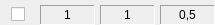
<?xml version="1.0" encoding="UTF-8"?>
<ui version="4.0">
 <class>DimensionZoom</class>
 <widget class="QWidget" name="DimensionZoom">
  <property name="geometry">
   <rect>
    <x>0</x>
    <y>0</y>
    <width>215</width>
    <height>25</height>
   </rect>
  </property>
  <property name="minimumSize">
   <size>
    <width>215</width>
    <height>25</height>
   </size>
  </property>
  <property name="maximumSize">
   <size>
    <width>215</width>
    <height>25</height>
   </size>
  </property>
  <property name="windowTitle">
   <string>Form</string>
  </property>
  <widget class="QLabel" name="dimensionValue">
   <property name="geometry">
    <rect>
     <x>40</x>
     <y>5</y>
     <width>55</width>
     <height>20</height>
    </rect>
   </property>
   <property name="frameShape">
    <enum>QFrame::Panel</enum>
   </property>
   <property name="frameShadow">
    <enum>QFrame::Sunken</enum>
   </property>
   <property name="text">
    <string>1</string>
   </property>
   <property name="alignment">
    <set>Qt::AlignCenter</set>
   </property>
   <property name="margin">
    <number>2</number>
   </property>
  </widget>
  <widget class="QLabel" name="zoomValue">
   <property name="geometry">
    <rect>
     <x>100</x>
     <y>5</y>
     <width>55</width>
     <height>20</height>
    </rect>
   </property>
   <property name="frameShape">
    <enum>QFrame::Panel</enum>
   </property>
   <property name="frameShadow">
    <enum>QFrame::Sunken</enum>
   </property>
   <property name="text">
    <string>1</string>
   </property>
   <property name="alignment">
    <set>Qt::AlignCenter</set>
   </property>
   <property name="margin">
    <number>2</number>
   </property>
  </widget>
  <widget class="QLabel" name="centerValue">
   <property name="geometry">
    <rect>
     <x>160</x>
     <y>5</y>
     <width>55</width>
     <height>20</height>
    </rect>
   </property>
   <property name="frameShape">
    <enum>QFrame::Panel</enum>
   </property>
   <property name="frameShadow">
    <enum>QFrame::Sunken</enum>
   </property>
   <property name="text">
    <string>0,5</string>
   </property>
   <property name="alignment">
    <set>Qt::AlignCenter</set>
   </property>
   <property name="margin">
    <number>2</number>
   </property>
  </widget>
  <widget class="QWidget" name="checkWidget" native="true">
   <property name="geometry">
    <rect>
     <x>0</x>
     <y>5</y>
     <width>35</width>
     <height>20</height>
    </rect>
   </property>
   <layout class="QHBoxLayout" name="checkLayout">
    <property name="spacing">
     <number>0</number>
    </property>
    <property name="margin">
     <number>0</number>
    </property>
    <item>
     <spacer name="horizontalSpacer1">
      <property name="orientation">
       <enum>Qt::Horizontal</enum>
      </property>
      <property name="sizeHint" stdset="0">
       <size>
        <width>40</width>
        <height>20</height>
       </size>
      </property>
     </spacer>
    </item>
    <item>
     <widget class="QCheckBox" name="axisCheck">
      <property name="minimumSize">
       <size>
        <width>15</width>
        <height>15</height>
       </size>
      </property>
      <property name="layoutDirection">
       <enum>Qt::RightToLeft</enum>
      </property>
      <property name="text">
       <string/>
      </property>
      <property name="checked">
       <bool>false</bool>
      </property>
     </widget>
    </item>
    <item>
     <spacer name="horizontalSpacer2">
      <property name="orientation">
       <enum>Qt::Horizontal</enum>
      </property>
      <property name="sizeHint" stdset="0">
       <size>
        <width>40</width>
        <height>20</height>
       </size>
      </property>
     </spacer>
    </item>
   </layout>
  </widget>
 </widget>
 <resources/>
 <connections/>
</ui>
